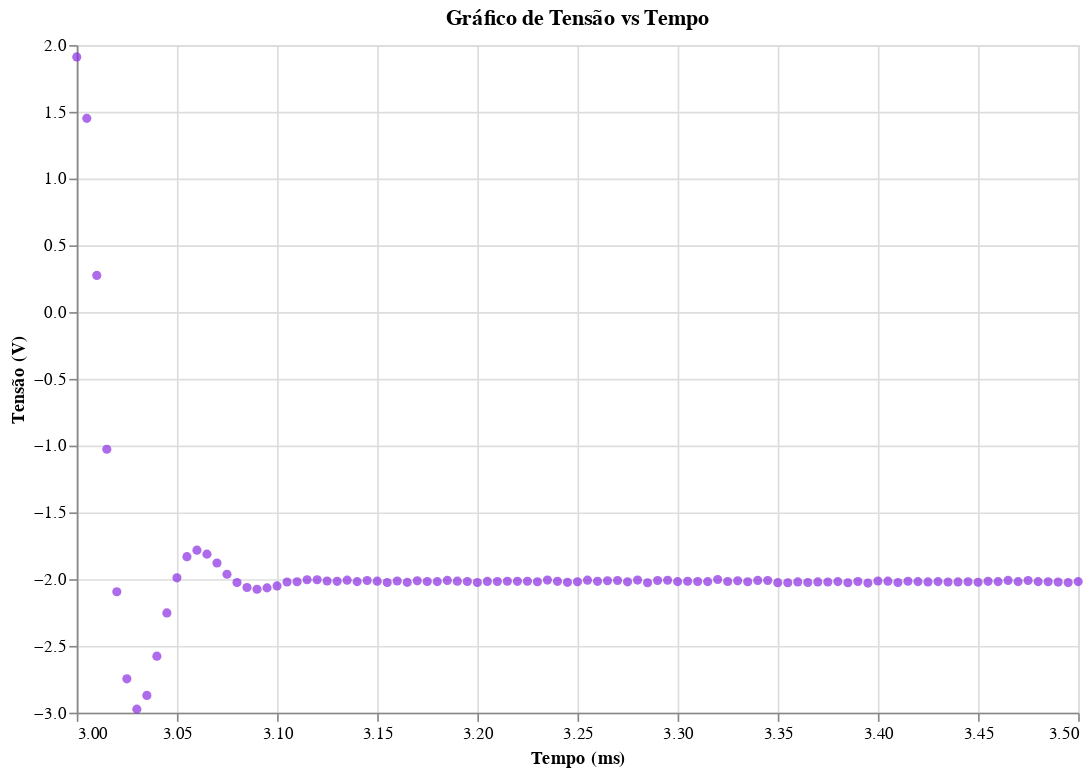

This figure's notebook cell:
### Code cell
path = "RLC-01.csv"

data = aj.slicing_data(path,[3,3.5],Rlc=True)
data_regres, b = aj.regres_exp(data,Rlc=True)
print(data_regres)
(aj.data_x_regression(data,data_regres)).display()

### Figure 1 — Vega-Lite specification as saved in the notebook (floating-point values rounded to 4 significant figures)
{"config": {"view": {"continuousWidth": 300, "continuousHeight": 300}}, "layer": [{"data": {"name": "data-0c39ef61c94f6cb99a7415d69367f9c3"}, "mark": {"type": "circle", "color": "blueviolet"}, "encoding": {"x": {"field": "Time", "scale": {"domain": [3.0, 3.5]}, "title": "Tempo (ms)", "type": "quantitative"}, "y": {"field": "U_b", "title": "Tensão (V)", "type": "quantitative"}}, "title": "Gráfico de Tensão vs Tempo"}, {"data": {"name": "data-f55570ffe388dbbb935ff4403cb33f8f"}, "mark": {"type": "line", "color": "red"}, "encoding": {"x": {"field": "Time", "scale": {"domain": [3.0, 3.5]}, "title": "Tempo (ms)", "type": "quantitative"}, "y": {"field": "U_b", "title": "Tensão (V)", "type": "quantitative"}}, "title": "Gráfico de Tensão vs Tempo"}], "height": 400, "width": 600, "$schema": "https://vega.github.io/schema/vega-lite/v5.20.1.json", "datasets": {"data-0c39ef61c94f6cb99a7415d69367f9c3": [{"Time": 3.0, "U_y": 2.407, "U_b": 1.911}, {"Time": 3.005, "U_y": -2.365, "U_b": 1.451}, {"Time": 3.01, "U_y": -2.269, "U_b": 0.2747}, {"Time": 3.015, "U_y": -2.268, "U_b": -1.027}, {"Time": 3.02, "U_y": -2.349, "U_b": -2.094}, {"Time": 3.025, "U_y": -2.433, "U_b": -2.747}, {"Time": 3.03, "U_y": -2.517, "U_b": -2.974}, {"Time": 3.035, "U_y": -2.575, "U_b": -2.871}, {"Time": 3.04, "U_y": -2.602, "U_b": -2.577}, {"Time": 3.045, "U_y": -2.599, "U_b": -2.253}, {"Time": 3.05, "U_y": -2.584, "U_b": -1.99}, {"Time": 3.055, "U_y": -2.563, "U_b": -1.832}, {"Time": 3.06, "U_y": -2.534, "U_b": -1.783}, {"Time": 3.065, "U_y": -2.536, "U_b": -1.813}, {"Time": 3.07, "U_y": -2.531, "U_b": -1.879}, {"Time": 3.075, "U_y": -2.521, "U_b": -1.964}, {"Time": 3.08, "U_y": -2.543, "U_b": -2.025}, {"Time": 3.085, "U_y": -2.534, "U_b": -2.063}, {"Time": 3.09, "U_y": -2.541, "U_b": -2.076}, {"Time": 3.095, "U_y": -2.542, "U_b": -2.065}, {"Time": 3.1, "U_y": -2.543, "U_b": -2.051}, {"Time": 3.105, "U_y": -2.552, "U_b": -2.021}, {"Time": 3.11, "U_y": -2.548, "U_b": -2.02}, {"Time": 3.115, "U_y": -2.543, "U_b": -2.004}, {"Time": 3.12, "U_y": -2.543, "U_b": -2.005}, {"Time": 3.125, "U_y": -2.546, "U_b": -2.014}, {"Time": 3.13, "U_y": -2.548, "U_b": -2.016}, {"Time": 3.135, "U_y": -2.539, "U_b": -2.008}, {"Time": 3.14, "U_y": -2.539, "U_b": -2.019}, {"Time": 3.145, "U_y": -2.531, "U_b": -2.011}, {"Time": 3.15, "U_y": -2.54, "U_b": -2.015}, {"Time": 3.155, "U_y": -2.545, "U_b": -2.025}, {"Time": 3.16, "U_y": -2.543, "U_b": -2.014}, {"Time": 3.165, "U_y": -2.548, "U_b": -2.024}, {"Time": 3.17, "U_y": -2.553, "U_b": -2.013}, {"Time": 3.175, "U_y": -2.547, "U_b": -2.018}, {"Time": 3.18, "U_y": -2.548, "U_b": -2.019}, {"Time": 3.185, "U_y": -2.543, "U_b": -2.009}, {"Time": 3.19, "U_y": -2.54, "U_b": -2.015}, {"Time": 3.195, "U_y": -2.526, "U_b": -2.017}, {"Time": 3.2, "U_y": -2.525, "U_b": -2.025}, {"Time": 3.205, "U_y": -2.538, "U_b": -2.017}, {"Time": 3.21, "U_y": -2.542, "U_b": -2.017}, {"Time": 3.215, "U_y": -2.543, "U_b": -2.016}, {"Time": 3.22, "U_y": -2.537, "U_b": -2.016}, {"Time": 3.225, "U_y": -2.543, "U_b": -2.016}, {"Time": 3.23, "U_y": -2.548, "U_b": -2.02}, {"Time": 3.235, "U_y": -2.543, "U_b": -2.007}, {"Time": 3.24, "U_y": -2.532, "U_b": -2.016}, {"Time": 3.245, "U_y": -2.547, "U_b": -2.024}, {"Time": 3.25, "U_y": -2.551, "U_b": -2.02}, {"Time": 3.255, "U_y": -2.547, "U_b": -2.008}, {"Time": 3.26, "U_y": -2.537, "U_b": -2.016}, {"Time": 3.265, "U_y": -2.538, "U_b": -2.012}, {"Time": 3.27, "U_y": -2.532, "U_b": -2.011}, {"Time": 3.275, "U_y": -2.537, "U_b": -2.02}, {"Time": 3.28, "U_y": -2.543, "U_b": -2.007}, {"Time": 3.285, "U_y": -2.543, "U_b": -2.027}, {"Time": 3.29, "U_y": -2.541, "U_b": -2.011}, {"Time": 3.295, "U_y": -2.543, "U_b": -2.008}, {"Time": 3.3, "U_y": -2.548, "U_b": -2.019}, {"Time": 3.305, "U_y": -2.545, "U_b": -2.016}, {"Time": 3.31, "U_y": -2.532, "U_b": -2.017}, {"Time": 3.315, "U_y": -2.538, "U_b": -2.019}, {"Time": 3.32, "U_y": -2.548, "U_b": -2.003}, {"Time": 3.325, "U_y": -2.538, "U_b": -2.017}, {"Time": 3.33, "U_y": -2.538, "U_b": -2.013}, {"Time": 3.335, "U_y": -2.541, "U_b": -2.02}, {"Time": 3.34, "U_y": -2.534, "U_b": -2.009}, {"Time": 3.345, "U_y": -2.539, "U_b": -2.011}, {"Time": 3.35, "U_y": -2.542, "U_b": -2.027}, {"Time": 3.355, "U_y": -2.542, "U_b": -2.027}, {"Time": 3.36, "U_y": -2.546, "U_b": -2.021}, {"Time": 3.365, "U_y": -2.545, "U_b": -2.025}, {"Time": 3.37, "U_y": -2.549, "U_b": -2.021}, {"Time": 3.375, "U_y": -2.554, "U_b": -2.021}, {"Time": 3.38, "U_y": -2.548, "U_b": -2.019}, {"Time": 3.385, "U_y": -2.552, "U_b": -2.027}, {"Time": 3.39, "U_y": -2.542, "U_b": -2.017}, {"Time": 3.395, "U_y": -2.539, "U_b": -2.029}, {"Time": 3.4, "U_y": -2.551, "U_b": -2.014}, {"Time": 3.405, "U_y": -2.537, "U_b": -2.015}, {"Time": 3.41, "U_y": -2.538, "U_b": -2.025}, {"Time": 3.415, "U_y": -2.537, "U_b": -2.016}, {"Time": 3.42, "U_y": -2.551, "U_b": -2.019}, {"Time": 3.425, "U_y": -2.543, "U_b": -2.021}, {"Time": 3.43, "U_y": -2.543, "U_b": -2.019}, {"Time": 3.435, "U_y": -2.546, "U_b": -2.021}, {"Time": 3.44, "U_y": -2.548, "U_b": -2.021}, {"Time": 3.445, "U_y": -2.537, "U_b": -2.02}, {"Time": 3.45, "U_y": -2.539, "U_b": -2.023}, {"Time": 3.455, "U_y": -2.543, "U_b": -2.016}, {"Time": 3.46, "U_y": -2.543, "U_b": -2.019}, {"Time": 3.465, "U_y": -2.54, "U_b": -2.009}, {"Time": 3.47, "U_y": -2.533, "U_b": -2.019}, {"Time": 3.475, "U_y": -2.534, "U_b": -2.01}, {"Time": 3.48, "U_y": -2.539, "U_b": -2.019}, {"Time": 3.485, "U_y": -2.549, "U_b": -2.019}, {"Time": 3.49, "U_y": -2.545, "U_b": -2.022}, {"Time": 3.495, "U_y": -2.544, "U_b": -2.026}, {"Time": 3.5, "U_y": -2.548, "U_b": -2.019}], "data-f55570ffe388dbbb935ff4403cb33f8f": [{"Time": 3.0, "U_b": null}, {"Time": 3.005, "U_b": null}, {"Time": 3.01, "U_b": null}, {"Time": 3.015, "U_b": null}, {"Time": 3.02, "U_b": null}, {"Time": 3.025, "U_b": null}, {"Time": 3.03, "U_b": null}, {"Time": 3.035, "U_b": null}, {"Time": 3.04, "U_b": null}, {"Time": 3.045, "U_b": null}, {"Time": 3.05, "U_b": null}, {"Time": 3.055, "U_b": null}, {"Time": 3.06, "U_b": null}, {"Time": 3.065, "U_b": null}, {"Time": 3.07, "U_b": null}, {"Time": 3.075, "U_b": null}, {"Time": 3.08, "U_b": null}, {"Time": 3.085, "U_b": null}, {"Time": 3.09, "U_b": null}, {"Time": 3.095, "U_b": null}, {"Time": 3.1, "U_b": null}, {"Time": 3.105, "U_b": null}, {"Time": 3.11, "U_b": null}, {"Time": 3.115, "U_b": null}, {"Time": 3.12, "U_b": null}, {"Time": 3.125, "U_b": null}, {"Time": 3.13, "U_b": null}, {"Time": 3.135, "U_b": null}, {"Time": 3.14, "U_b": null}, {"Time": 3.145, "U_b": null}, {"Time": 3.15, "U_b": null}, {"Time": 3.155, "U_b": null}, {"Time": 3.16, "U_b": null}, {"Time": 3.165, "U_b": null}, {"Time": 3.17, "U_b": null}, {"Time": 3.175, "U_b": null}, {"Time": 3.18, "U_b": null}, {"Time": 3.185, "U_b": null}, {"Time": 3.19, "U_b": null}, {"Time": 3.195, "U_b": null}, {"Time": 3.2, "U_b": null}, {"Time": 3.205, "U_b": null}, {"Time": 3.21, "U_b": null}, {"Time": 3.215, "U_b": null}, {"Time": 3.22, "U_b": null}, {"Time": 3.225, "U_b": null}, {"Time": 3.23, "U_b": null}, {"Time": 3.235, "U_b": null}, {"Time": 3.24, "U_b": null}, {"Time": 3.245, "U_b": null}, {"Time": 3.25, "U_b": null}, {"Time": 3.255, "U_b": null}, {"Time": 3.26, "U_b": null}, {"Time": 3.265, "U_b": null}, {"Time": 3.27, "U_b": null}, {"Time": 3.275, "U_b": null}, {"Time": 3.28, "U_b": null}, {"Time": 3.285, "U_b": null}, {"Time": 3.29, "U_b": null}, {"Time": 3.295, "U_b": null}, {"Time": 3.3, "U_b": null}, {"Time": 3.305, "U_b": null}, {"Time": 3.31, "U_b": null}, {"Time": 3.315, "U_b": null}, {"Time": 3.32, "U_b": null}, {"Time": 3.325, "U_b": null}, {"Time": 3.33, "U_b": null}, {"Time": 3.335, "U_b": null}, {"Time": 3.34, "U_b": null}, {"Time": 3.345, "U_b": null}, {"Time": 3.35, "U_b": null}, {"Time": 3.355, "U_b": null}, {"Time": 3.36, "U_b": null}, {"Time": 3.365, "U_b": null}, {"Time": 3.37, "U_b": null}, {"Time": 3.375, "U_b": null}, {"Time": 3.38, "U_b": null}, {"Time": 3.385, "U_b": null}, {"Time": 3.39, "U_b": null}, {"Time": 3.395, "U_b": null}, {"Time": 3.4, "U_b": null}, {"Time": 3.405, "U_b": null}, {"Time": 3.41, "U_b": null}, {"Time": 3.415, "U_b": null}, {"Time": 3.42, "U_b": null}, {"Time": 3.425, "U_b": null}, {"Time": 3.43, "U_b": null}, {"Time": 3.435, "U_b": null}, {"Time": 3.44, "U_b": null}, {"Time": 3.445, "U_b": null}, {"Time": 3.45, "U_b": null}, {"Time": 3.455, "U_b": null}, {"Time": 3.46, "U_b": null}, {"Time": 3.465, "U_b": null}, {"Time": 3.47, "U_b": null}, {"Time": 3.475, "U_b": null}, {"Time": 3.48, "U_b": null}, {"Time": 3.485, "U_b": null}, {"Time": 3.49, "U_b": null}, {"Time": 3.495, "U_b": null}, {"Time": 3.5, "U_b": null}]}}
